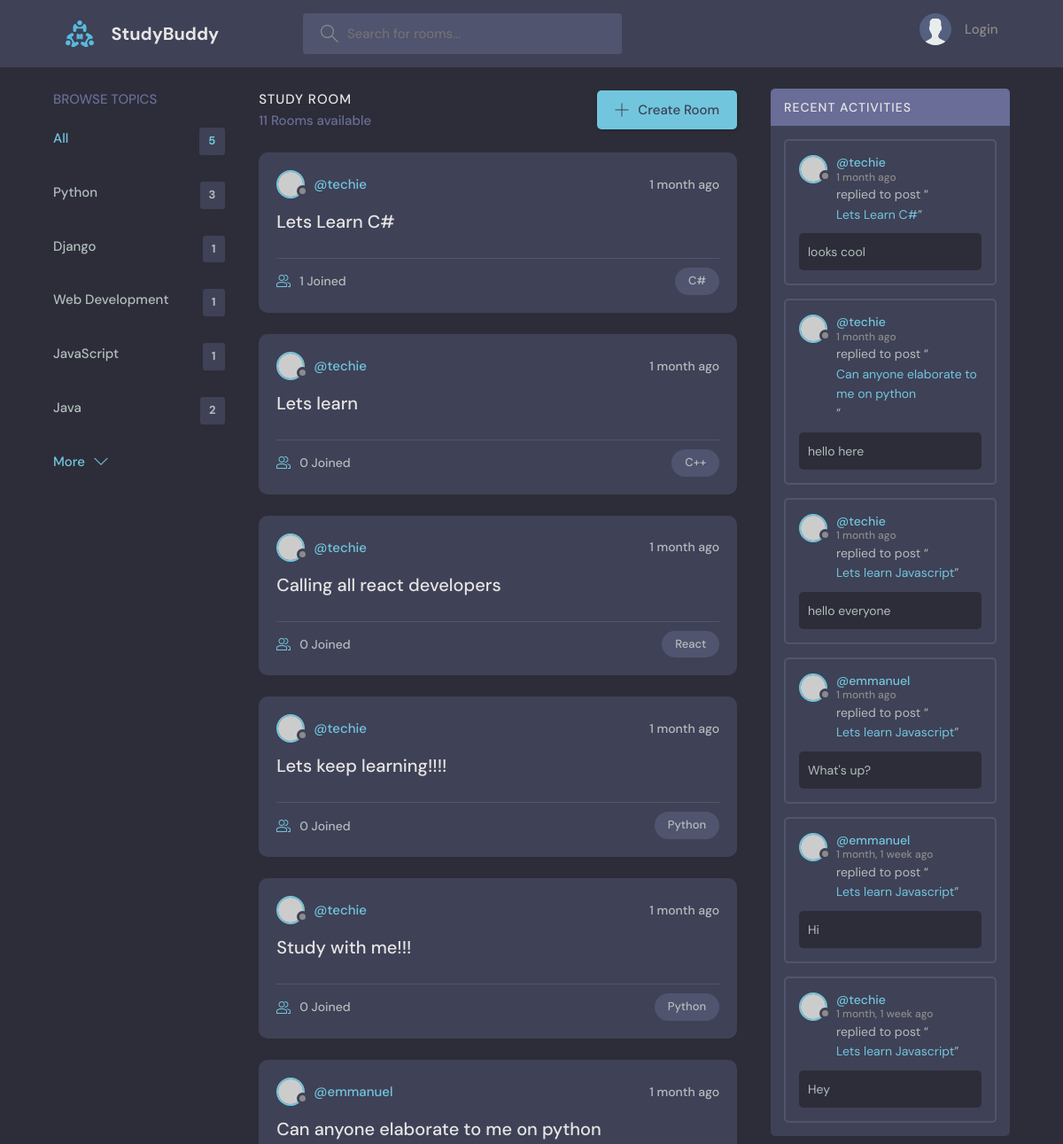
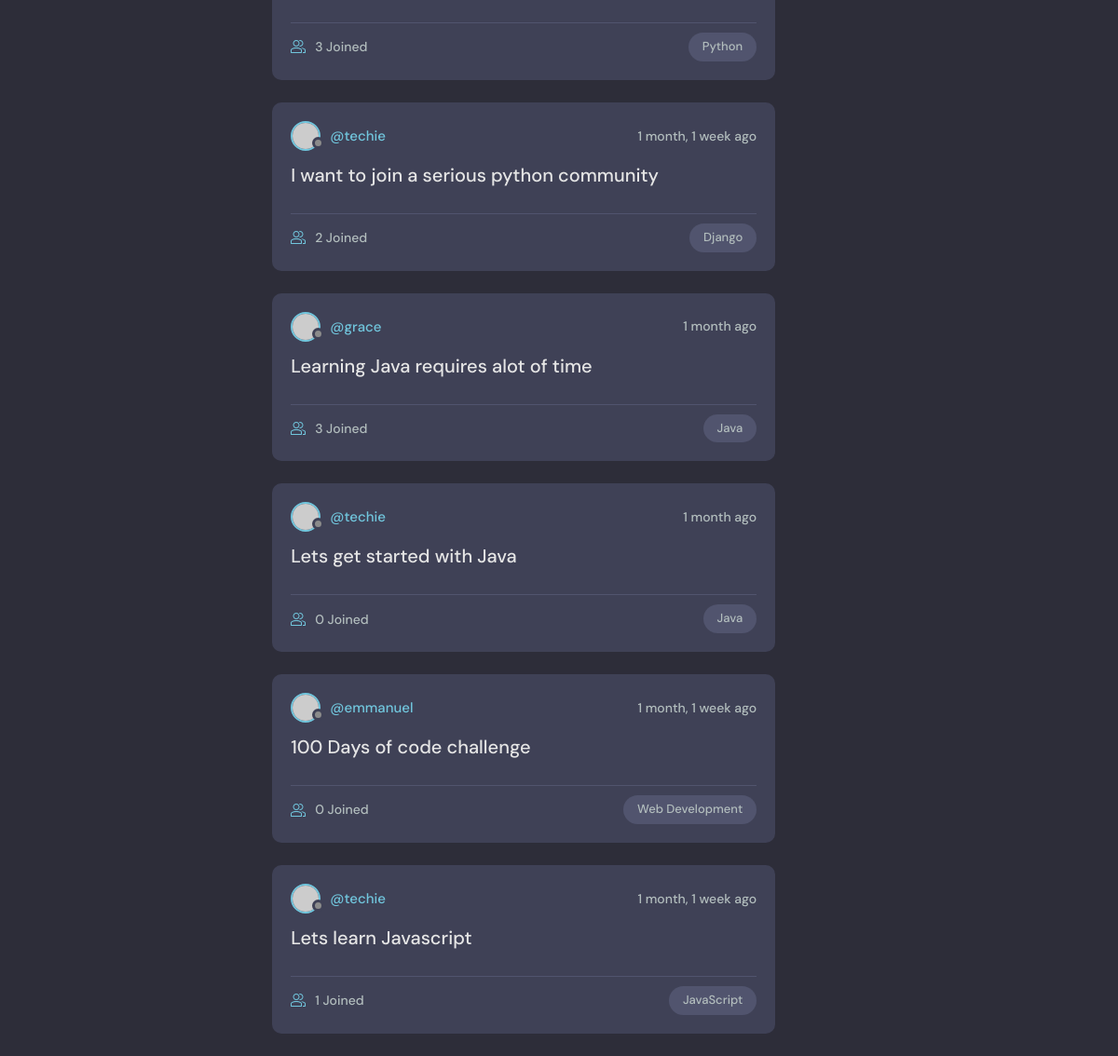
The page / on the database its author committed (2 pictures, top to bottom).
### base/models.py (models this page shows, shortened)
class Topic(models.Model):
    name = models.CharField(max_length=255)

class Room(models.Model):
    host = models.ForeignKey(User, on_delete=models.SET_NULL, null=True)
    topic = models.ForeignKey(Topic, on_delete=models.SET_NULL, null=True)
    name = models.CharField(max_length=255)
    description = models.TextField(null=True, blank=True)
    participants = models.ManyToManyField(User,related_name='participants',blank=True)
    updated = models.DateTimeField(auto_now=True)
    created = models.DateTimeField(auto_now_add=True)
    class Meta:
        ordering = ['-updated','-created']
    def __str__(self):
        return self.name

class Message(models.Model):
    user = models.ForeignKey(User, on_delete=models.CASCADE)
    room = models.ForeignKey(Room, on_delete=models.CASCADE)
    body = models.TextField()
    updated = models.DateTimeField(auto_now=True)
    created = models.DateTimeField(auto_now_add=True)
    class Meta:
        ordering = ['-updated','-created']

### base/views.py (the view)
# urls.py: path('',views.home,name="home"),
def home(request):
    q = request.GET.get('q') if request.GET.get('q') != None else ''
    rooms = Room.objects.filter(
        Q(topic__name__icontains=q) |
        Q(name__icontains=q) |
        Q(description__icontains=q)
    )
    topics = Topic.objects.all()[0:5]
    room_count = rooms.count()
    roommessages = Message.objects.filter(Q(room__topic__name__icontains=q))
    contents = {'rooms':rooms,'topics':topics,'room_count':room_count,'roommessages':roommessages}
    return render(request,'home.html',contents)

### base/templates/home.html (shortened to what this page needs)
{% extends "main.html" %}
{% block content %}
  <main class="layout layout--3">
      <div class="container">
        {% include "topics_component.html" %}
        <div class="roomList">
          <div class="roomList__header">
            <div>
              <h2>Study Room</h2>
              <p>{{room_count}} Rooms available</p>
            </div>
            <a class="btn btn--main" href="{% url 'create-room' %}">
              <svg version="1.1" xmlns="http://www.w3.org/2000/svg" width="32" height="32" viewBox="0 0 32 32">
                <title>add</title>
                <path
                  d="M16.943 0.943h-1.885v14.115h-14.115v1.885h14.115v14.115h1.885v-14.115h14.115v-1.885h-14.115v-14.115z"
                ></path>
              </svg>
              Create Room
            </a>
          </div>
          {% include 'feed_component.html' %}
        </div>
        {% include 'activity_component.html' %}
      </div>
    </main>
{% endblock content %}

### base/templates/topics_component.html
<div class="topics">
    <div class="topics__header">
      <h2>Browse Topics</h2>
    </div>
    <ul class="topics__list">
      <li>
        <a href="{% url 'home' %}" class="active">All <span>{{topics.count}}</span></a>
      </li>
      {% for topic in topics%}
      <li>
        <a href="{% url 'home'%}?q={{topic.name}}">{{topic.name}} <span>{{topic.room_set.all.count}}</span></a>
      </li>
      {% endfor %}
    </ul>
    <a class="btn btn--link" href="{% url 'topics' %}">
      More
      <svg version="1.1" xmlns="http://www.w3.org/2000/svg" width="32" height="32" viewBox="0 0 32 32">
        <title>chevron-down</title>
        <path d="M16 21l-13-13h-3l16 16 16-16h-3l-13 13z"></path>
      </svg>
    </a>
  </div>

### base/templates/feed_component.html (shortened to what this page needs)
{% for room in rooms%}
<div class="roomListRoom">
<div class="roomListRoom__header">
    <a href="{% url 'user-profile' room.host.id %}" class="roomListRoom__author">
    <div class="avatar avatar--small">
        <img src="https://randomuser.me/api/portraits/women/11.jpg" />
    </div>
    <span>@{{room.host.username}}</span>
    </a>
    <div class="roomListRoom__actions">
    <span>{{room.created|timesince}} ago</span>
    </div>
</div>
<div class="roomListRoom__content">
    <a href="{% url 'room' room.id %}">{{room.name}}</a>
</div>
<div class="roomListRoom__meta">
    <a href="{% url 'room' room.id %}" class="roomListRoom__joined">
    {{room.participants.all.count}} Joined
    </a>
    <p class="roomListRoom__topic">{{room.topic.name}}</p>
</div>
</div>
{% endfor %}

### base/templates/activity_component.html (shortened to what this page needs)
<div class="activities">
    <div class="activities__header">
      <h2>Recent Activities</h2>
    </div>
    {% for message in roommessages %}
    <div class="activities__box">
      <div class="activities__boxHeader roomListRoom__header">
        <a href="{% url 'user-profile' message.user.id %}" class="roomListRoom__author">
          <div class="avatar avatar--small">
            <img src="https://randomuser.me/api/portraits/women/11.jpg" />
          </div>
          <p>
            @{{message.user}}
            <span>{{message.created|timesince}} ago</span>
          </p>
        </a>
      </div>
      <div class="activities__boxContent">
        <p>replied to post “<a href="{% url 'room' message.room.id %}">{{message.room}}</a>”</p>
        <div class="activities__boxRoomContent">
          {{message.body}}
        </div>
      </div>
    </div>
    {% endfor %}
</div>

### rows shown on the page
Topic: name "Python", room_set.all.count "3"
Topic: name "Django", room_set.all.count "1"
Topic: name "Web Development", room_set.all.count "1"
Topic: name "JavaScript", room_set.all.count "1"
Topic: name "Java", room_set.all.count "2"
Room: host.username "techie", created "1 month", name "Lets Learn C#", participants.all.count "1", topic.name "C#"
Room: host.username "techie", created "1 month", name "Lets learn", participants.all.count "0", topic.name "C++"
Room: host.username "techie", created "1 month", name "Calling all react developers", participants.all.count "0", topic.name "React"
Room: host.username "techie", created "1 month", name "Lets keep learning!!!!", participants.all.count "0", topic.name "Python"
Room: host.username "techie", created "1 month", name "Study with me!!!", participants.all.count "0", topic.name "Python"
Room: host.username "emmanuel", created "1 month", name "Can anyone elaborate to me on python", participants.all.count "3", topic.name "Python"
Room: host.username "techie", created "1 month, 1 week", name "I want to join a serious python community", participants.all.count "2", topic.name "Django"
Room: host.username "grace", created "1 month", name "Learning Java requires alot of time", participants.all.count "3", topic.name "Java"
Room: host.username "techie", created "1 month", name "Lets get started with Java", participants.all.count "0", topic.name "Java"
Room: host.username "emmanuel", created "1 month, 1 week", name "100 Days of code challenge", participants.all.count "0", topic.name "Web Development"
Room: host.username "techie", created "1 month, 1 week", name "Lets learn Javascript", participants.all.count "1", topic.name "JavaScript"
Message: user "techie", created "1 month", room "Lets Learn C#", body "looks cool"
Message: user "techie", created "1 month", room "Can anyone elaborate to me on python", body "hello here"
Message: user "techie", created "1 month", room "Lets learn Javascript", body "hello everyone"
Message: user "emmanuel", created "1 month", room "Lets learn Javascript", body "What's up?"
Message: user "emmanuel", created "1 month, 1 week", room "Lets learn Javascript", body "Hi"
Message: user "techie", created "1 month, 1 week", room "Lets learn Javascript", body "Hey"

### other values the page prints
{{ topics.count }} "5"
{{ room_count }} "11"
